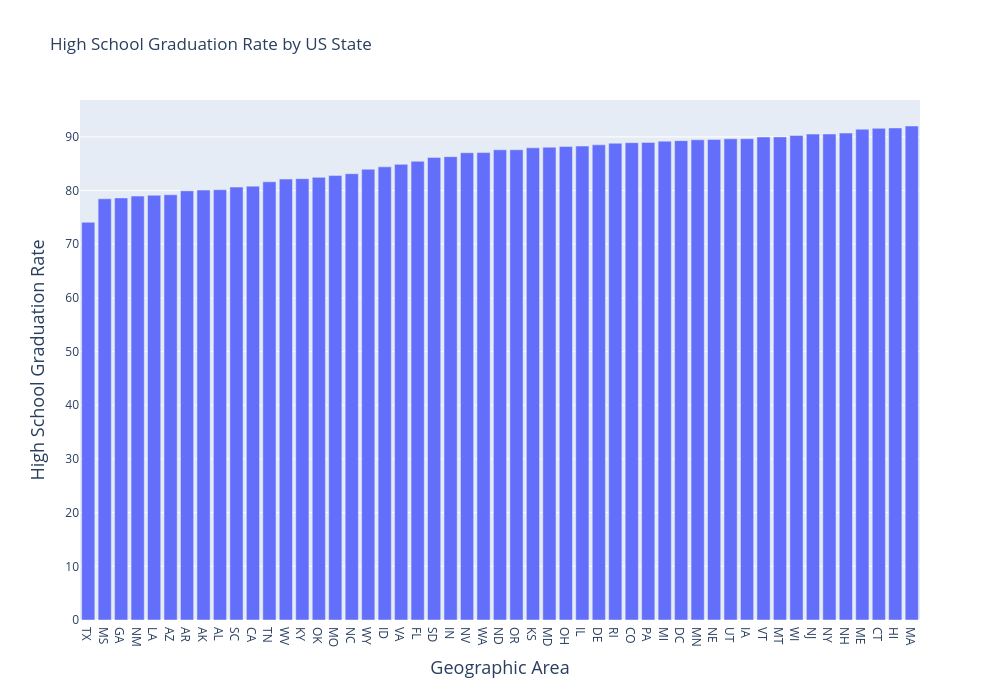

The notebook cell saved with this chart:
### Code cell
fig = px.bar(
    df_completed_hs_by_state,
    x="Geographic Area",
    y="percent_completed_hs",
    height=700,
    width=1000,
    title="High School Graduation Rate by US State"
)
fig.update_layout(
    yaxis_title="High School Graduation Rate",
    xaxis_title_font_size = 18,
    yaxis_title_font_size = 18,
)
fig.show()

### Figure 1 — Plotly figure (JSON) as saved in the notebook; plotly's stock layout.template omitted (floating-point values rounded to 4 significant figures)
{"data": [{"hovertemplate": "Geographic Area=%{x}<br>percent_completed_hs=%{y}<extra></extra>", "legendgroup": "", "marker": {"color": "#636efa", "pattern": {"shape": ""}}, "name": "", "orientation": "v", "showlegend": false, "textposition": "auto", "type": "bar", "x": ["TX", "MS", "GA", "NM", "LA", "AZ", "AR", "AK", "AL", "SC", "CA", "TN", "WV", "KY", "OK", "MO", "NC", "WY", "ID", "VA", "FL", "SD", "IN", "NV", "WA", "ND", "OR", "KS", "MD", "OH", "IL", "DE", "RI", "CO", "PA", "MI", "DC", "MN", "NE", "UT", "IA", "VT", "MT", "WI", "NJ", "NY", "NH", "ME", "CT", "HI", "MA"], "xaxis": "x", "y": [74.09, 78.47, 78.63, 78.97, 79.12, 79.22, 79.95, 80.1, 80.16, 80.65, 80.82, 81.63, 82.14, 82.22, 82.46, 82.79, 83.14, 83.97, 84.42, 84.88, 85.46, 86.18, 86.32, 87.05, 87.07, 87.6, 87.6, 87.97, 88.08, 88.2, 88.29, 88.52, 88.82, 88.93, 88.97, 89.21, 89.3, 89.47, 89.52, 89.64, 89.67, 89.98, 89.99, 90.26, 90.52, 90.54, 90.71, 91.43, 91.59, 91.67, 92.03], "yaxis": "y"}], "layout": {"barmode": "relative", "height": 700, "legend": {"tracegroupgap": 0}, "title": {"text": "High School Graduation Rate by US State"}, "width": 1000, "xaxis": {"anchor": "y", "domain": [0, 1], "title": {"font": {"size": 18}, "text": "Geographic Area"}}, "yaxis": {"anchor": "x", "domain": [0, 1], "title": {"font": {"size": 18}, "text": "High School Graduation Rate"}}}}
